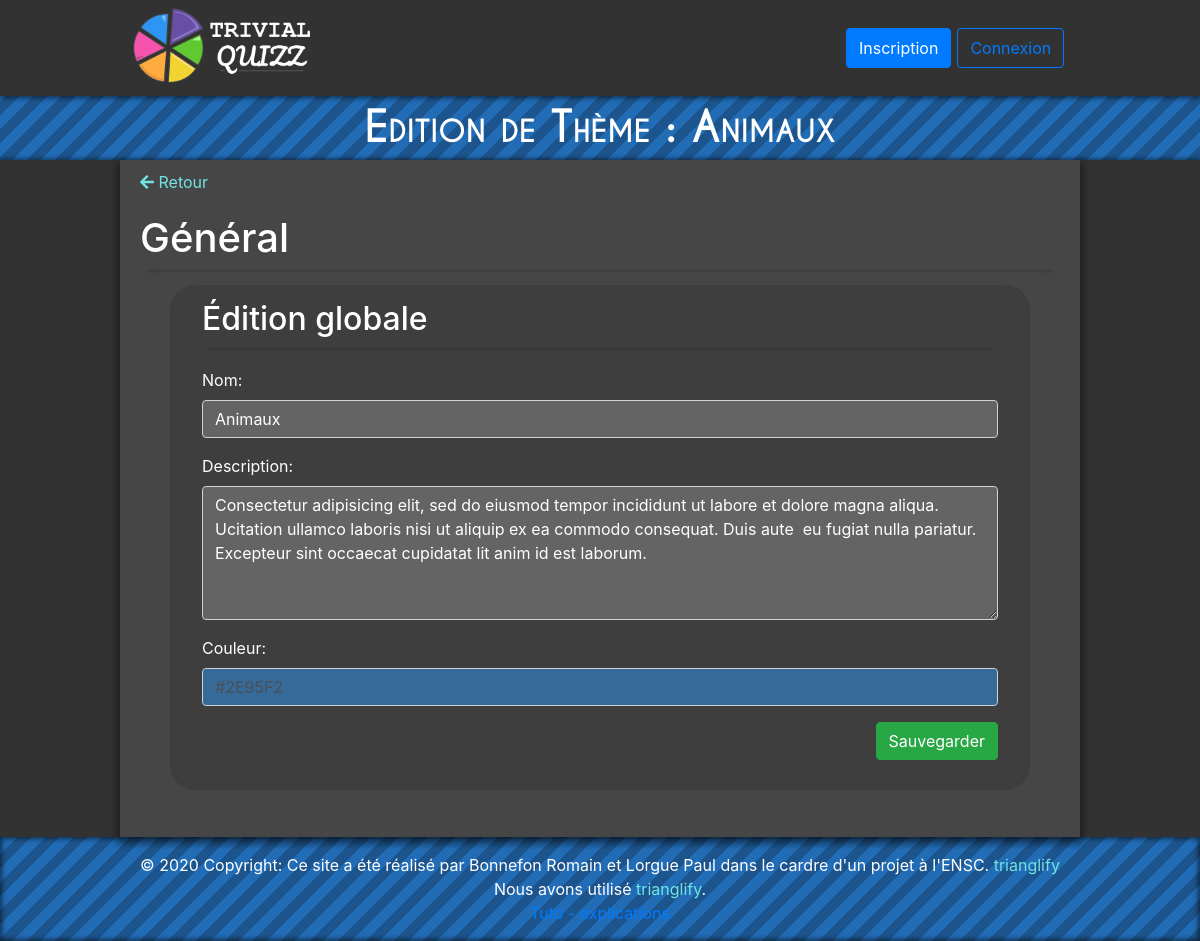
The app's page /admin/theme-edit.php?id=1 (signed in) with its own data.
### tables this page shows
CREATE TABLE theme
(
  th_id INTEGER NOT NULL PRIMARY KEY AUTO_INCREMENT,
  th_nom VARCHAR(50) NOT NULL,
  th_couleur VARCHAR(7) NOT NULL,
  th_description VARCHAR(500),
  th_is_principal BIT(1)
);

### include/functions.php (called while the page is built, shortened)
<?php
  function tryQueryBDD($bdd, $sql)
  {
    try {
      $request = $bdd -> query($sql);
      $result = $request -> fetchAll();
      if(empty($result)) {
        return null;
      }
      else {
        return $result;
      }
    } catch (\Exception $e) {
      return null;
    }
  }
  function loadThemeFromSQLResult($result)
  {
    $_THEME["id"] = $result["th_id"];
    $_THEME["nom"] = $result["th_nom"];
    $_THEME["desc"] = $result["th_description"];
    $_THEME["couleur"] = $result["th_couleur"];
    $_THEME["is_Principal"] = $result["th_is_principal"];
    return $_THEME;
  }
  function tryLoadTheme($bdd, $idTheme)
  {
    $data = tryQueryBDD($bdd, "SELECT * FROM theme WHERE th_id = $idTheme");
    return loadThemeFromSQLResult($data[0]);
  }
?>

### admin/theme-edit.php (the view, shortened to what this page needs)
<?php
  require_once "../include/liaisonbdd.php";
  require_once "../include/functions.php";
  $id = $_GET['id'];
  $_THEME = tryLoadTheme($bdd, $id);
?>
<!doctype html>
<html lang="fr">
<head>
  <?php require_once "../include/header.php"?>
  <link rel="stylesheet" href="../css/jumbotron-custom.css" />
  <link rel="stylesheet" href="../css/modal.css" />
  <link rel="stylesheet" href="https://unpkg.com/huebee@1/dist/huebee.min.css">
</head>
<body>
  <?php require_once "../include/navbar.php"?>
  <div class="bandeau-principal fond-bleu">
    Edition de Thème : <?= $_THEME["nom"] ?>
  </div>
  <div class="cadre-global">
    <div class="cadre-central">
      <a class="blue-text" href="theme.php">
        <i class="fas fa-arrow-left" style="height: 2.5em;"></i>
        Retour
      <a/>
      <div class="titre1 titre-shadow">
        <h1>Général</h1>
      </div>
      <article class="container">
        <div class="row reduced-div" style="justify-content: space-between;">
          <div class="jumbotron jumbotron-vert col-sm-12">
            <div class="titre-shadow">
              <h3 class="titre3">Édition globale</h3>
            </div>
            <form id="formGeneral" method="POST">
              <div class="form-group">
                <label for="formGeneralNom" class="form-label">
                  Nom:
                </label>
                <input id="formGeneralNom" type="text" class="input-dark col form-control" name="nom" value="<?= $_THEME["nom"] ?>" placeholder="Entrez le nom de votre Thème !" value="<?= $_QUIZZ["nom"] ?>" required/>
              </div>
              <div class="form-group">
                <label for="editGeneral_Desc" class="form-label">
                  Description:
                </label>
                <textarea id="editGeneral_Desc" type="text" class="input-dark col form-control" name="desc" rows="5" placeholder="Entrez la description de votre Thème !" required><?= $_THEME["desc"] ?></textarea>
              </div>
              <div class="form-group">
                <label for="editGeneral_Nom" class="form-label">
                  Couleur:
                </label>
                <input id="couleur" type="text" class="color-input col form-control" name="couleur" style="background-color: <?= $_THEME['couleur'] ?>80" value="<?= $_THEME['couleur'] ?>" placeholder="Cliquez pour choisir la couleur !" autocomplete="off" data-huebee='{ "notation": "hex" }' required/>
              </div>
              <input id="formGeneral_Button"  class="btn btn-success float-right" value="Sauvegarder" type="submit" />
            </form>
          </div>
        </div>
      </article>
    </div>
  </div>
</body>
</html>

### css/style-base.css (style rules this page uses)
:root { --navbar-height: 95px; }
.input-dark { background-color: rgb(100,100,100) !important; color: white !important; }
.input-dark::placeholder { color: rgb(210,210,210) !important; opacity: 1 !important; }
.bandeau-principal { height: auto; text-align: center; justify-content: center; align-items: center; font-size: 2.7rem; font-variant: small-caps; font-family: "CaviarDreams"; font-weight: bold; }
body { font-family: "CaviarDreams"; }
.fond-bleu { color: white; background: repeating-linear-gradient(-45deg, #1C558E, 10px, #226cb6 10px, #226cb6 20px); }
footer { color: white; background: repeating-linear-gradient(-45deg, #1C558E, 10px, #226cb6 10px, #226cb6 20px); box-shadow: inset 0px 0px 5px 2px rgba(0, 0, 0, .55); display: flex; justify-content: center; align-items: center; }
html { margin-top: var(--navbar-height); overflow-x: hidden; }
.cadre-global { box-shadow: 0px 0px 5px 1px rgba(0, 0, 0, .55); display: flex; width: auto; justify-content: center; background-color: rgb(50,50,50); min-height: calc(100vh - 1.7*var(--navbar-height)); }
body { background-color: rgb(50,50,50) !important; overflow-x: hidden; width: 100vw; }
.cadre-central { box-shadow: 2px 5px 6px 3px rgba(0, 0, 0, .2), -2px 5px 6px 3px rgba(0, 0, 0, .2); width: 70%; height: 100%; padding: 10px 20px 15px 20px; background-color: rgb(70,70,70); color: white; min-height: calc(100vh - 1.7*var(--navbar-height)); }
.titre1, .titre2 { display: flex; flex-flow: row nowrap; justify-content: space-between; }
.titre1 { font-size: 2.5rem; box-shadow: 0px 7px 4px -7px rgba(0,0,0,.4); margin-bottom: 15px; }
.titre3 { font-size: 2em; padding-bottom: 10px; margin-bottom: 20px !important; }
.titre-shadow { box-shadow: 0px 7px 4px -7px rgba(0,0,0,.4); }
label { display: block; float: left; }
.blue-text { color: #71E3E3 !important; }
a { text-decoration: none !important; }
@media (min-width: 768px) and (max-width: 1200px) { .navbar-center, .cadre-central { width: 80% !important; } }
@media (min-width: 768px) and (max-width: 1200px) { .titre1 { font-size: 2rem; } }

### css/jumbotron-custom.css (style rules this page uses)
.jumbotron-vert { padding-top: 15px !important; padding-bottom: 30px !important; border-radius: 25px !important; }
.jumbotron { background-color: rgb(62,62,62) !important; color: white !important; }
.reduced-div { margin-left: 15px !important; margin-right: 15px !important; }

### records on screen
theme: th_nom "Animaux", nom "Animaux", desc "Consectetur adipisicing elit, sed do eiusmod tempor incididunt ut labore et dolore magna aliqua. Ucitation ullamco laboris nisi ut aliquip ex ea commodo consequat. Duis aute eu fugiat nulla pariatur. Excepteur sint occaecat cupidatat lit anim id est laborum.", couleur "#2E95F2"
